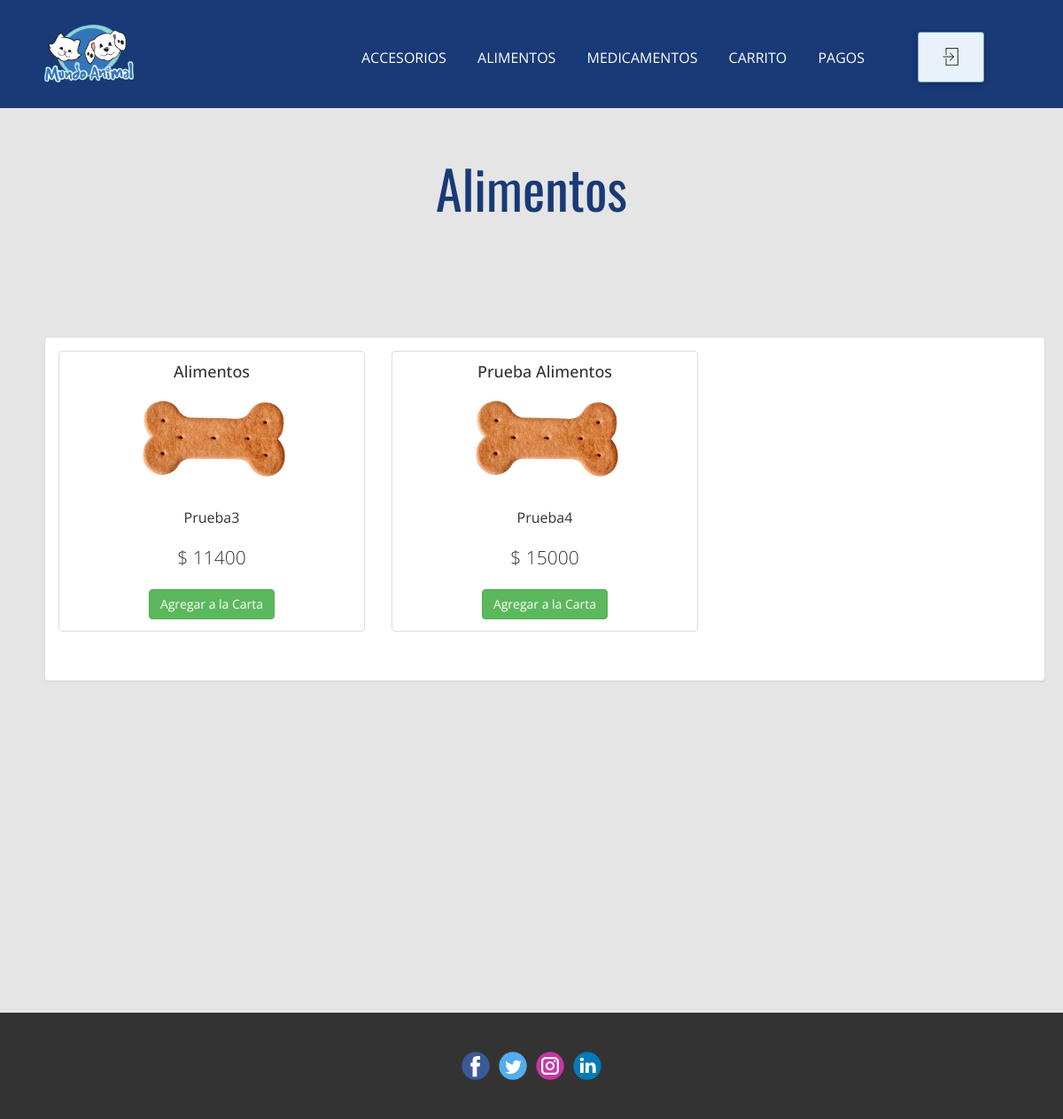
Page /view/alimentos.php (signed in) on the committed database.
### tables this page shows
CREATE TABLE productos (
  idproductos INT AUTO_INCREMENT PRIMARY KEY,
  nombrep VARCHAR(45) NOT NULL,
  imagen VARCHAR(255) NOT NULL,
  descripcion VARCHAR(45) NOT NULL,
  precio FLOAT NOT NULL,
  iva FLOAT NOT NULL,
  categoria_id INT NOT NULL,
  proveedor_id BIGINT NOT NULL);

### view/alimentos.php (the view, shortened to what this page needs)
<?php
include('../db/Configuracion.php');
?>
<!DOCTYPE html>
<html style="font-size: 16px;">
<head>
    <link rel="stylesheet" href="../css/nicepage2.css" media="screen">
    <link rel="stylesheet" href="../css/productos.css" media="screen">
    <link rel="stylesheet" href="http://maxcdn.bootstrapcdn.com/bootstrap/3.3.7/css/bootstrap.min.css">
</head>
<body class="u-body u-xl-mode">
    <header class="u-clearfix u-custom-color-1 u-header u-sticky u-sticky-1a32 u-header" id="sec-090a">
        <div class="u-clearfix u-sheet u-sheet-1">
            <a href="ofertas.php" class="u-image u-logo u-image-1" data-image-width="600" data-image-height="600"><img src="../images/MundoAnimal.png" class="u-logo-image u-logo-image-1"></a>
            <a href="logout.php" class="u-border-1 u-border-palette-1-light-1 u-btn u-btn-round u-button-style u-palette-1-light-3 u-radius-3 u-text-palette-1-dark-2 u-btn-1"><span class="u-file-icon u-icon u-icon-1"><img src="../images/149408.png" alt=""></span></a>
            <nav class="u-menu u-menu-dropdown u-offcanvas u-menu-1" data-responsive-from="MD">
                <div class="u-custom-menu u-nav-container">
                    <ul class="u-nav u-unstyled u-nav-1">
                        <li class="u-nav-item"><a class="u-button-style u-nav-link u-text-active-white u-text-hover-white" href="ofertas.php" style="padding: 10px 11px 10px 20px;">ACCESORIOS</a></li>
                        <li class="u-nav-item"><a class="u-button-style u-nav-link u-text-active-white u-text-hover-white" href="alimentos.php" style="padding: 10px 11px 10px 20px;">ALIMENTOS</a></li>
                        <li class="u-nav-item"><a class="u-button-style u-nav-link u-text-active-white u-text-hover-white" href="medicamentos.php" style="padding: 10px 11px 10px 20px;">MEDICAMENTOS</a></li>
                        <li class="u-nav-item"><a class="u-button-style u-nav-link u-text-active-white u-text-hover-white" href="VerCarta.php" style="padding: 10px 11px 10px 20px;">CARRITO</a></li>
                        <li class="u-nav-item"><a class="u-button-style u-nav-link u-text-active-white u-text-hover-white" href="Pagos.php" style="padding: 10px 11px 10px 20px;">PAGOS</a></li>
                    </ul>
                </div>
            </nav>
        </div>
    </header>
    <section class="u-align-center u-clearfix u-grey-10 u-section-1 u-list-item-2" id="carousel_c142">
        <div class="u-clearfix u-sheet u-sheet-1">
            <h1 class="u-custom-font u-font-oswald u-text u-text-default u-text-palette-3-base u-text-1">
                <span class="u-text-palette-1-base">
                    <font color="#193a77">Alimentos</font>
                </span>
            </h1>
            <div class="u-expanded-width u-list u-list-1">
                <div class="container">
                    <div class="panel panel-default">
                        <div class="panel-body">
                            <div id="products" class="row list-group">
                                <?php
                                $query = $db->query("SELECT * FROM productos where categoria_id=2");
                                if ($query->num_rows > 0) {
                                    while ($row = $query->fetch_assoc()) {
                                ?>
                                        <div class="item col-lg-4">
                                            <div class="thumbnail">
                                                <div class="caption">
                                                    <h4 class="list-group-item-heading"><?php echo $row["nombrep"]; ?></h4>
                                                    <center><img class="img-responsive" src="../images/ImagesProductos/<?php echo $row["imagen"]; ?>"  alt="" width="200px"></img></center>
                                                    <p class="list-group-item-text"><?php echo $row["descripcion"]; ?></p>
                                                    <p class="lead"><?php echo '$ ' . $row["precio"]; ?></p>
                                                    <a class="btn btn-success" href="../controller/AccionCarta.php?action=addToCart&idproductos=<?php echo $row["idproductos"]; ?>">Agregar a la Carta</a>
                                                </div>
                                            </div>
                                        </div>
                                    <?php }
                                } else { ?>
                                    <p>Producto(s) no existe.....</p>
                                <?php } ?>
                            </div>
                        </div>
                    </div>
                </div>
            </div>
        </div>
    </section>
    <footer class="u-clearfix u-footer u-grey-80" id="sec-e03f">
        <div class="u-clearfix u-sheet u-sheet-1">
            <div class="u-align-left u-social-icons u-spacing-10 u-social-icons-1">
                <a class="u-social-url" title="facebook" target="_blank" href=""><span class="u-icon u-social-facebook u-social-icon u-icon-1"><svg class="u-svg-link" preserveAspectRatio="xMidYMin slice" viewBox="0 0 112 112" style="">
                            <use xmlns:xlink="http://www.w3.org/1999/xlink" xlink:href="#svg-6c39"></use>
                        </svg></span>
                </a>
                <a class="u-social-url" title="twitter" target="_blank" href=""><span class="u-icon u-social-icon u-social-twitter u-icon-2"><svg class="u-svg-link" preserveAspectRatio="xMidYMin slice" viewBox="0 0 112 112" style="">
                            <use xmlns:xlink="http://www.w3.org/1999/xlink" xlink:href="#svg-7c16"></use>
                        </svg></span>
                </a>
                <a class="u-social-url" title="instagram" target="_blank" href=""><span class="u-icon u-social-icon u-social-instagram u-icon-3"><svg class="u-svg-link" preserveAspectRatio="xMidYMin slice" viewBox="0 0 112 112" style="">
                            <use xmlns:xlink="http://www.w3.org/1999/xlink" xlink:href="#svg-05c0"></use>
                        </svg></span>
                </a>
                <a class="u-social-url" title="linkedin" target="_blank" href=""><span class="u-icon u-social-icon u-social-linkedin u-icon-4"><svg class="u-svg-link" preserveAspectRatio="xMidYMin slice" viewBox="0 0 112 112" style="">
                            <use xmlns:xlink="http://www.w3.org/1999/xlink" xlink:href="#svg-c26f"></use>
                        </svg></span>
                </a>
            </div>
        </div>
    </footer>
</body>
</html>

### css/productos.css (style rules this page uses)
.u-section-1 { background-image: none; }
.u-section-1 .u-sheet-1 { min-height: 1021px; }
.u-section-1 .u-text-1 { font-size: 3.75rem; margin: 57px auto 0; }
.u-section-1 .u-list-1 { grid-template-rows: auto auto; margin: 115px 0 60px; }

### view/alimentos.php (style rules this page uses)
.container { padding: 20px; }

### rows in the picture
productos: nombrep "Alimentos", imagen (picture), descripcion "Prueba3", precio "11400"
productos: nombrep "Prueba Alimentos", imagen (picture), descripcion "Prueba4", precio "15000"
